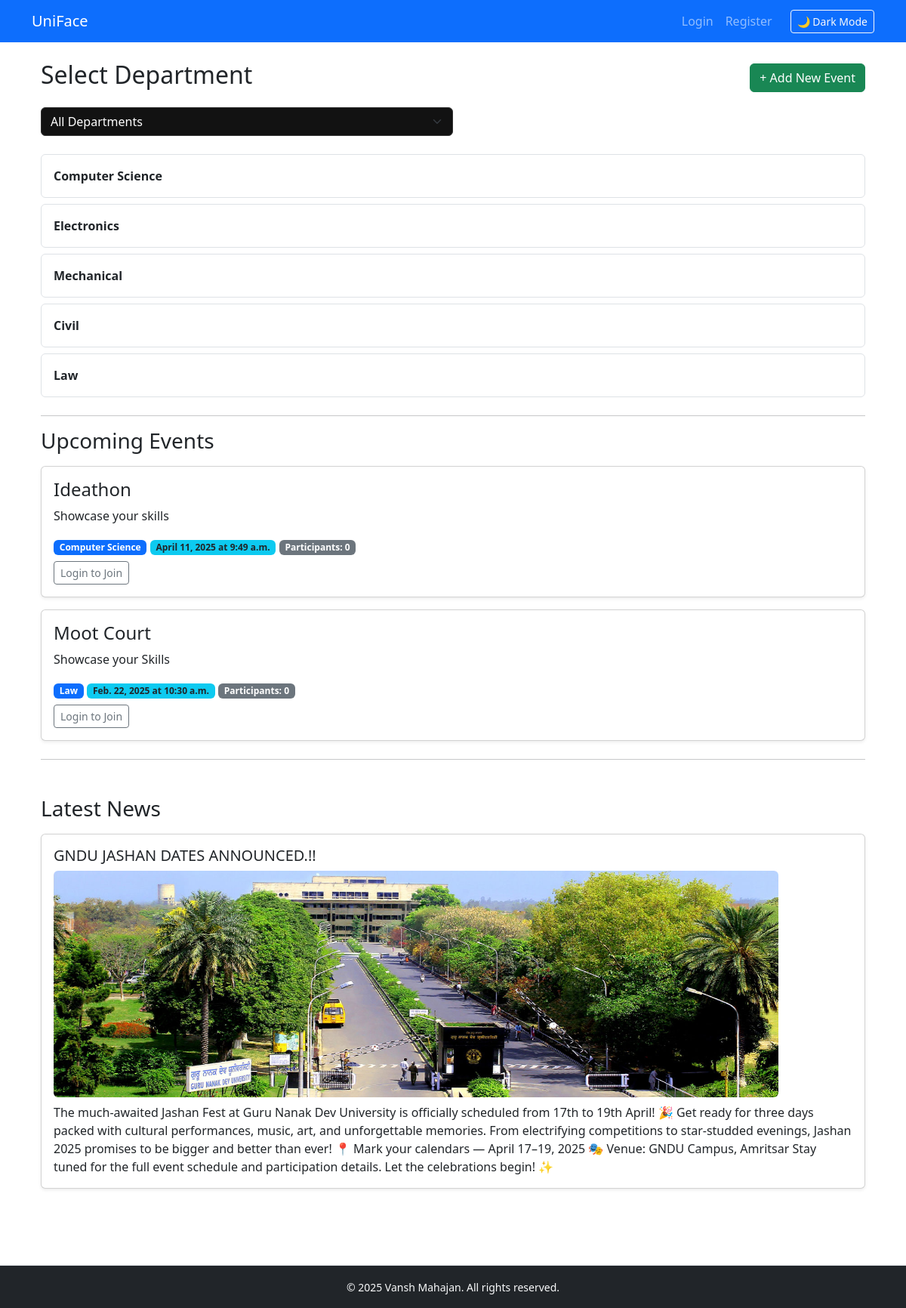
Before: / with the older database file.
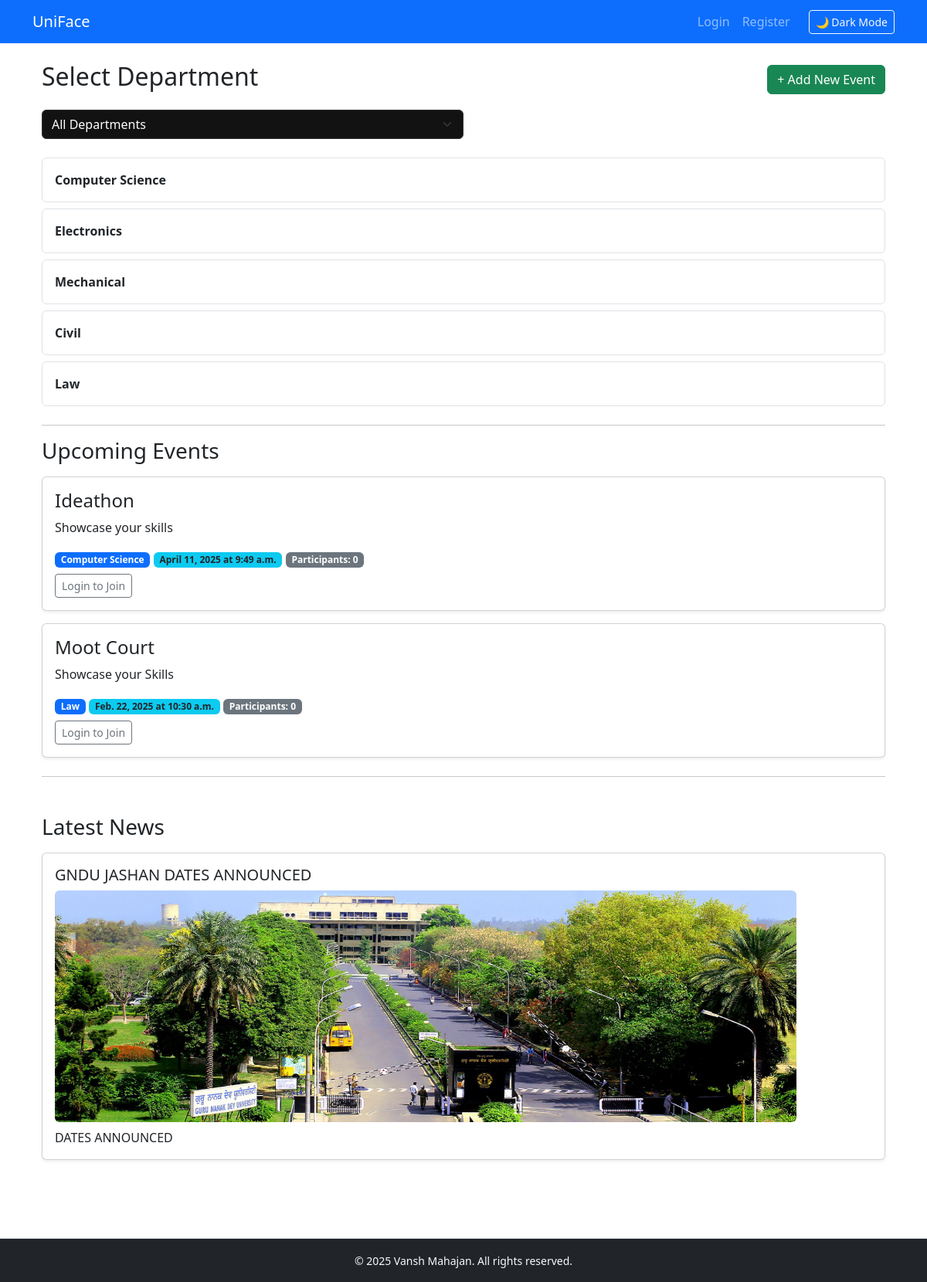
After: the same page with the newer database file.
### core/models.py (models this page shows, shortened)
class Department(models.Model):
    name = models.CharField(max_length=100, unique=True)
    description = models.TextField(blank=True)
    email = models.EmailField(blank=True, null=True)
    followers = models.ManyToManyField(User,related_name='followed_departments', blank=True)

class Event(models.Model):
    department = models.ForeignKey(Department, on_delete=models.CASCADE)
    title = models.CharField(max_length=255)
    description = models.TextField()
    date = models.DateField()
    time = models.TimeField()
    created_by = models.ForeignKey(User, on_delete=models.CASCADE, null=True, blank=True)
    participants = models.ManyToManyField(User, related_name='joined_events', blank=True)
    attendees = models.ManyToManyField(User, related_name='event_rsvps', blank=True)

class News(models.Model):
    department = models.ForeignKey(Department, on_delete=models.CASCADE)
    title = models.CharField(max_length=200)
    content = models.TextField()
    image = models.ImageField(upload_to='news_images/', null=True, blank=True)
    content = models.TextField()
    posted_by = models.ForeignKey(User, on_delete=models.SET_NULL, null=True)
    created_at = models.DateTimeField(auto_now_add=True)

### core/views.py (the view)
# urls.py: path('', views.home, name='home'),
def home(request):
    departments = Department.objects.all()
    selected_department = request.GET.get('department')
    events = Event.objects.all()
    news = News.objects.all()
    if selected_department:
        events = events.filter(department__id=selected_department)
        news = news.filter(department__id=selected_department)
    return render(request, 'core/home.html', {
        'departments': departments,
        'events': events,
        'news': news,
        'selected_department': selected_department
    })

### core/templates/core/home.html (shortened to what this page needs)
{% extends 'core/base.html' %}
{% block content %}
<div class="container mt-4">
    <div class="d-flex justify-content-between align-items-center mb-3">
        <h2>Select Department</h2>
        <a href="{% url 'add_event' %}" class="btn btn-success">+ Add New Event</a>
    </div>
    <form method="get" class="mb-4">
        <div class="input-group w-50">
            <select name="department" class="form-select" onchange="this.form.submit()">
                <option value="">All Departments</option>
            </select>
        </div>
    </form>
    {% for dept in departments %}
        <div class="d-flex justify-content-between align-items-center mb-2 border p-3 rounded">
            <strong>{{ dept.name }}</strong>
        </div>
    {% endfor %}
    <hr class="mt-4"/>
    <h3 class="mb-3">Upcoming Events</h3>
    {% for event in events %}
        <div class="card mb-3 shadow-sm">
            <div class="card-body">
                <h4 class="card-title">{{ event.title }}</h4>
                <p class="card-text">{{ event.description }}</p>
                <div class="mb-2">
                    <span class="badge bg-primary">{{ event.department.name }}</span>
                    <span class="badge bg-info text-dark">{{ event.date }} at {{ event.time }}</span>
                    <span class="badge bg-secondary">Participants: {{ event.participants.count }}</span>
                </div>
                {% if user.is_authenticated %}
                    {% if user in event.participants.all %}
                        <a href="{% url 'leave_event' event.id %}" class="btn btn-danger btn-sm">Leave Event</a>
                    {% else %}
                        <a href="{% url 'join_event' event.id %}" class="btn btn-primary btn-sm">Join Event</a>
                    {% endif %}
                {% else %}
                    <a href="{% url 'login' %}" class="btn btn-outline-secondary btn-sm">Login to Join</a>
                {% endif %}
            </div>
        </div>
    {% empty %}
        <p class="text-muted">No upcoming events for this department.</p>
    {% endfor %}
    <hr class="mt-4"/>
    <h3 class="mt-5 mb-3">Latest News</h3>
    {% for item in news %}
        <div class="card mb-2 shadow-sm">
            <div class="card-body">
                <h5 class="card-title">{{ item.title }}</h5>
                {% if item.image %}
                     <img src="{{ item.image.url }}" alt="News Image" class="img-fluid rounded mb-2" style="max-height: 300px;">
                {% else %}
                    <p class="text-muted">No image uploaded.</p>
                {% endif %}
                <div style="max-height: 500px; overflow-y: auto;">
                    <p class="card-text">{{ item.content }}</p>
                </div>
            </div>
        </div>
    {% empty %}
        <p class="text-muted">No news found for this department.</p>
    {% endfor %}
</div>
{% endblock %}

### core/templates/core/base.html (shortened to what this page needs)
<!DOCTYPE html>
<html>
<head>
    <link href="https://cdn.jsdelivr.net/npm/bootstrap@5.3.0/dist/css/bootstrap.min.css" rel="stylesheet">
</head>
<body>
<nav class="navbar navbar-expand-lg navbar-dark bg-primary" id="mainNavbar">
    <div class="container">
        <a class="navbar-brand" href="/">UniFace</a>
        <div class="collapse navbar-collapse justify-content-end" id="navbarNav">
            {% if user.is_authenticated %}
            <ul class="navbar-nav me-3">
                <li class="nav-item">
                    <a class="nav-link" href="{% url 'dashboard' %}">Dashboard</a>
                </li>
                <li class="nav-item">
                    <a class="nav-link" href="{% url 'department_overview' %}">Departments</a>
                </li>
                <li class="nav-item">
                    <a class="nav-link" href="{% url 'upload_news' %}">Upload News</a>
                </li>
            </ul>
            <div class="d-flex align-items-center">
                <span class="text-white me-3">Hi, {{ user.username }}</span>
                <form method="post" action="{% url 'logout' %}" class="me-2">
                    {% csrf_token %}
                    <button type="submit" class="btn btn-outline-light btn-sm">Logout</button>
                </form>
            </div>
            {% else %}
            <ul class="navbar-nav">
                <li class="nav-item">
                    <a class="nav-link" href="{% url 'login' %}">Login</a>
                </li>
                <li class="nav-item">
                    <a class="nav-link" href="{% url 'register' %}">Register</a>
                </li>
            </ul>
            {% endif %}
            <button id="darkModeToggle" class="btn btn-outline-light btn-sm ms-3">🌙 Dark Mode</button>
        </div>
    </div>
</nav>
<div class="container mt-4 content-container">
    {% block content %}
    {% endblock %}
</div>
<footer class="text-center py-3 bg-dark text-light border-top position-fixed bottom-0 w-100">
    <small>&copy; 2025 Vansh Mahajan. All rights reserved.</small>
</footer>
</body>
</html>

### core/templates/core/base.html (style rules this page uses)
.form-control, .form-select { background-color: #121212; color: #ffffff; border-color: #333; }
footer { margin-top: 100px; }
.content-container { padding-bottom: 150px; }

Changed rows visible on the page:
removed News: title "GNDU JASHAN DATES ANNOUNCED.!!", image (picture), content "The much-awaited Jashan Fest at Guru Nanak Dev University is officially scheduled from 17th to 19th April! 🎉 Get ready for three days packed with cultural performances, music, art, and unforgettable memories. From electrifying competitions to star-studded evenings, Jashan 2025 promises to be bigger and better than ever! 📍 Mark your calendars — April 17–19, 2025 🎭 Venue: GNDU Campus, Amritsar Stay tuned for the full event schedule and participation details. Let the celebrations begin! ✨"
added News: title "GNDU JASHAN DATES ANNOUNCED", image (picture), content "DATES ANNOUNCED"
